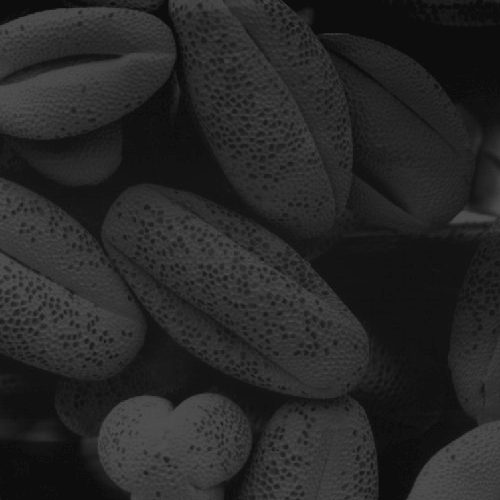
#> input picture Image Histogram/pollen_dark.tif, 500 x 500 px
$ jupyter execute --allow-errors 'Image Histograms.ipynb'
#> lines starting #> are read from the running program, lines starting #| are printed output that depends on the picture
# <span style='background:black'><span style='color:Cyan'> <span style='font-family:"Times New Roman"'> Objective:
### <span style='font-family:"Times New Roman"'>In this problem, histogram command for images is considered. The difference of histogram for different types of images is investigated.

# <span style='font-family:"Times New Roman"'>Loading required modules:

[cell 1]
import matplotlib.image as mpimg
import matplotlib.pyplot as plt
import numpy as np

# <span style='font-family:"Times New Roman"'>Reading image:

[cell 2]
I = mpimg.imread('pollen_dark.tif')
#> I is the input picture: shape (500, 500); min 13, max 83, mean 38.7

# <span style='font-family:"Times New Roman"'>Displaying image:

[cell 3]
img=plt.imshow(I,cmap='gray',vmin=0, vmax=255)
plt.axis('off')
plt.colorbar()
plt.title('pollen dark')
plt.show()
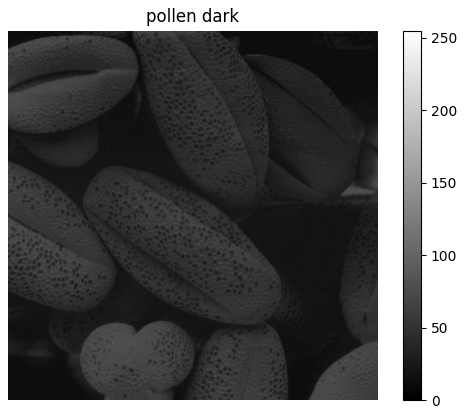
#> figure drawn by matplotlib, 2 panels

# <span style='font-family:"Times New Roman"'>Displaying image histogram:

[cell 4]
fig = plt.figure(figsize=(10, 8))
plt.hist(I.flatten(),bins=255,range=(0,255))
plt.title('Histogram of loaded dark image', fontsize=20)
plt.xlabel('Intensity Values', fontsize=16)
plt.ylabel('Number of pixels', fontsize=16)
plt.show()
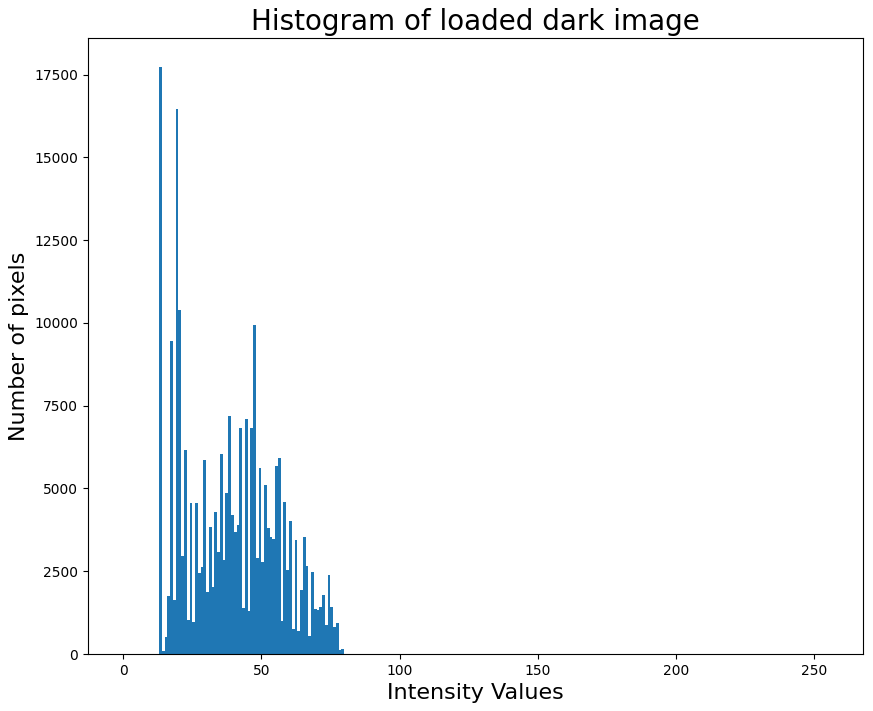
#> figure drawn by matplotlib, 1 panel; tallest bar 17718 high, from x = 13 to 14

[cell 5]
h = np.histogram(I.flatten(),bins=256,range=(0,255))

 <span style='font-family:"Times New Roman"'>When using the command in above cell, two vectors will be returned. The first one is height of the values (numbers of specific values) and the other vector is the bins.

[cell 6]
X = np.delete(h[1], 256)
#> X = 256 values from 0 to 254
height = h[0]
#> height = 256 values, max 17718 at index 13, min 0 at index 0, mean 976.6
fig = plt.figure(figsize=(10, 8))
plt.bar(X,height)
plt.title('Histogram of loaded dark image using bar command', fontsize=20)
plt.xlabel('Intensity Values', fontsize=16)
plt.ylabel('Number of pixels', fontsize=16)
plt.show()
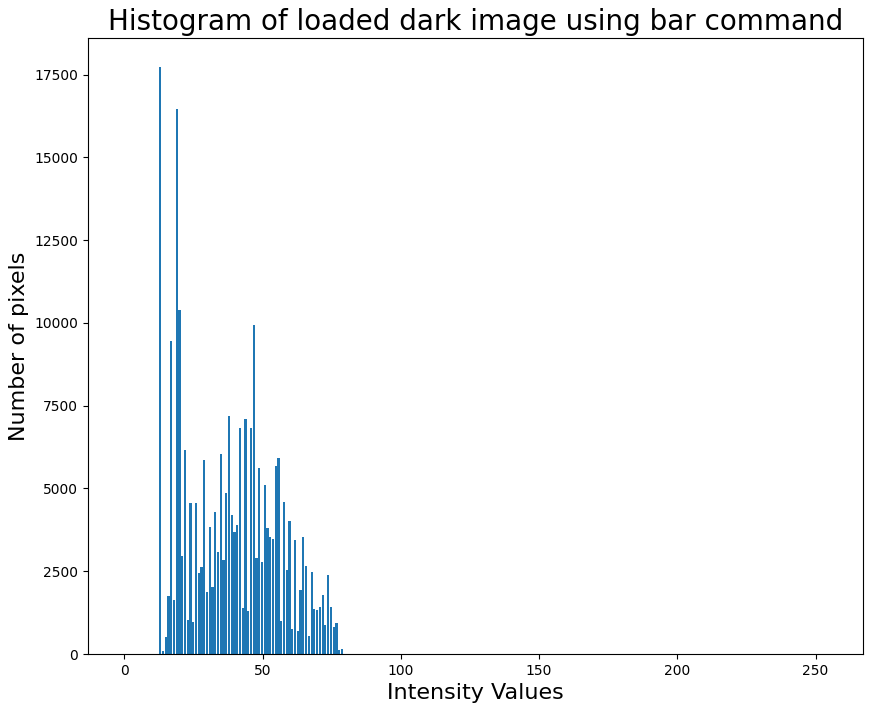
#> figure drawn by matplotlib, 1 panel; tallest bar 17718 high, from x = 12.55 to 13.35

[cell 7]
I_float = I.astype(float)
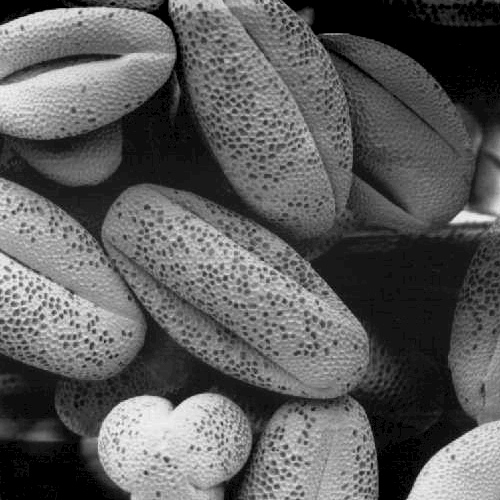
#> I_float: shape (500, 500) float64; min 13, max 83, mean 38.7; drawn with min black and max white

[cell 8]
fig = plt.figure(figsize=(10, 8))
plt.hist(I_float.flatten(),bins=256,range=(0,1))
plt.show()
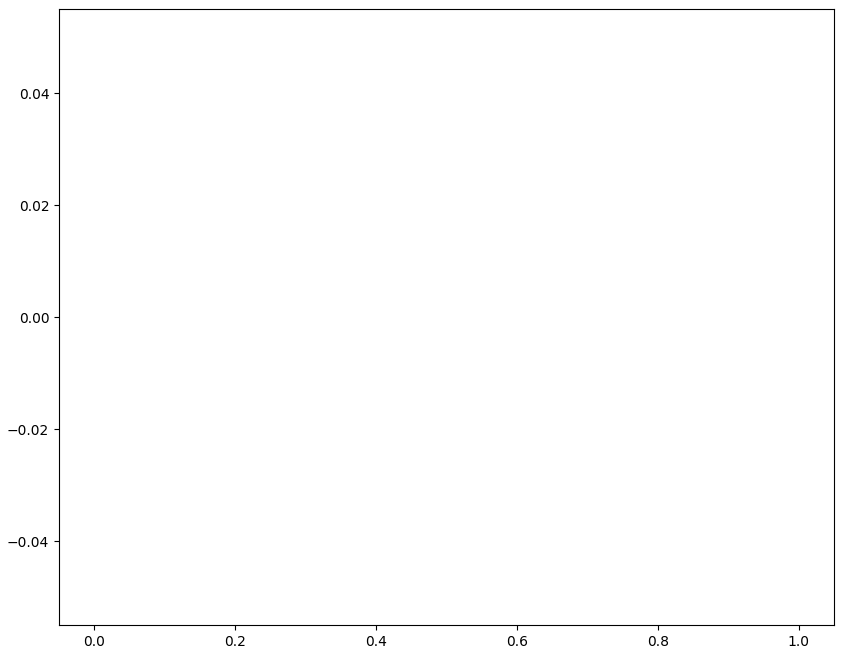
#> figure drawn by matplotlib, 1 panel
